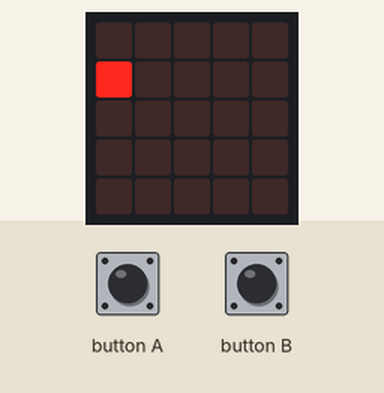
Bench run of a program on a simulated BBC micro:bit (MakeCode). Parts: the board's 5×5 LED display. The inputs (shaded band) are chosen by the test bench.

Above: at 1.6 s.
1.7 s: button A pressed for 0.15 s
At 2.7 s:
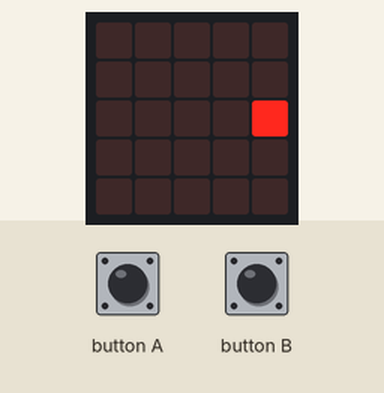
4.8 s: button B pressed for 0.15 s
At 5.8 s:
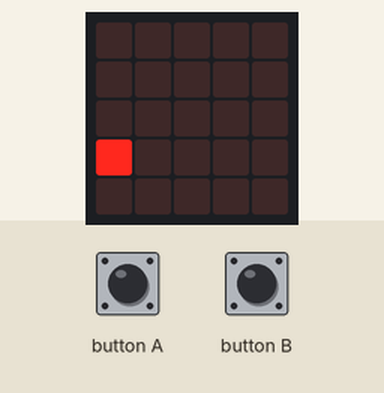
7.9 s: button B pressed for 0.15 s
At 9.8 s:
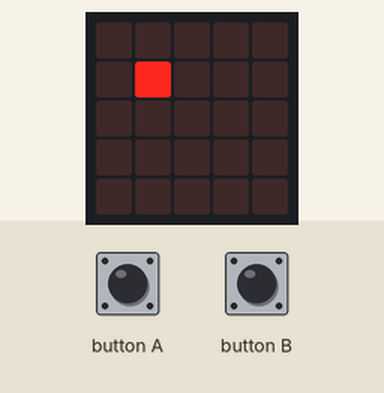
11.0 s: button B pressed for 0.15 s
At 12.3 s:
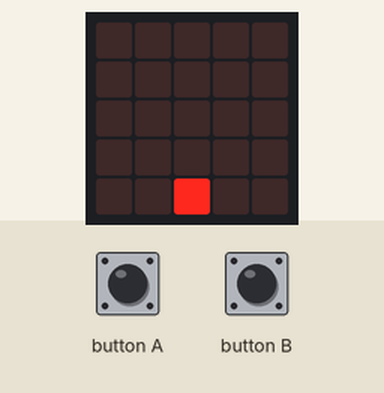
14.1 s: button A pressed for 0.15 s
At 16.8 s:
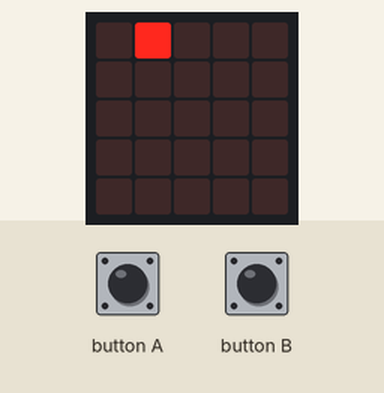
17.2 s: button B pressed for 0.15 s
At 18.8 s:
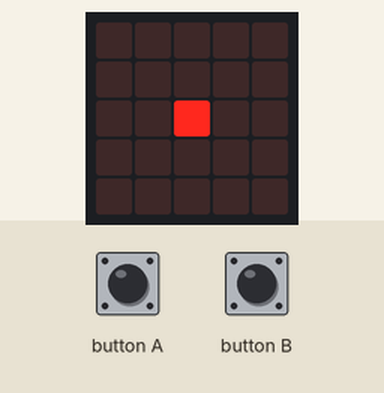
Timing chart, 0 to 20.3 s (numbered marks = the images above; inputs shaded):
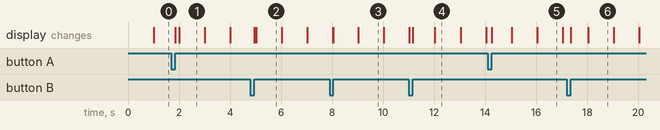

The program:

main.ts
```typescript
input.onButtonPressed(Button.A, function () {
    if (x == 0) {
        led.unplot(x, y)
        x += 5
        led.plot(x, y)
    }
    led.unplot(x, y)
    x += -1
    led.plot(x, y)
})
input.onButtonPressed(Button.B, function () {
    if (x == 4) {
        led.unplot(x, y)
        x += -5
        led.plot(x, y)
    }
    led.unplot(x, y)
    x += 1
    led.plot(x, y)
})
let x = 0
let y = 0
y = 0
y = 0
basic.forever(function () {
    led.plot(x, y)
    while (y > 0) {
        led.plot(x, y)
        basic.pause(1000)
        led.unplot(x, y)
        y += -1
        led.plot(x, y)
    }
    while (y < 4) {
        led.plot(x, y)
        basic.pause(1000)
        led.unplot(x, y)
        y += 1
        led.plot(x, y)
    }
})
```

test.ts
```typescript
// les tests vont ici ; cela ne sera pas compilé si ce paquet est utilisé en tant qu'extension.
```

Measured:
- after the input at 1.7 s, the display: first changes after 0.15 s (image 1 shows a later state)
- after the input at 4.8 s, the display: first changes after 0.15 s (image 2 shows a later state)
- after the input at 7.9 s, the display: first differs from a run without the input after 0.15 s (image 3 shows a later state)
- after the input at 11.0 s, the display: first differs from a run without the input after 0.15 s (image 4 shows a later state)
- after the input at 14.1 s, the display: first changes after 0.15 s (image 5 shows a later state)
- after the input at 17.2 s, the display: first changes after 0.15 s (image 6 shows a later state)
- what the display in image 1 shows lasts 1.0 s, from 2.0 s to 3.0 s
